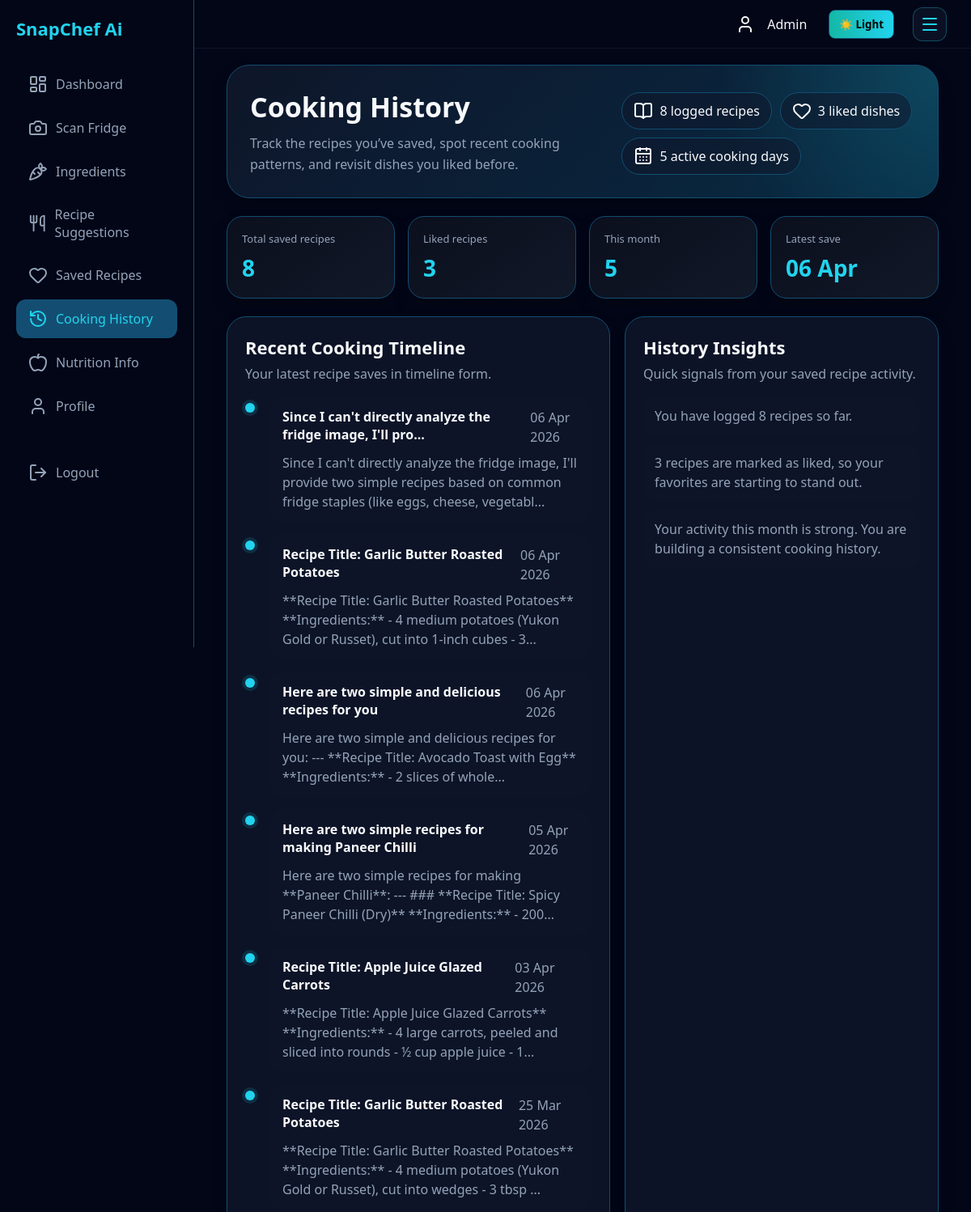
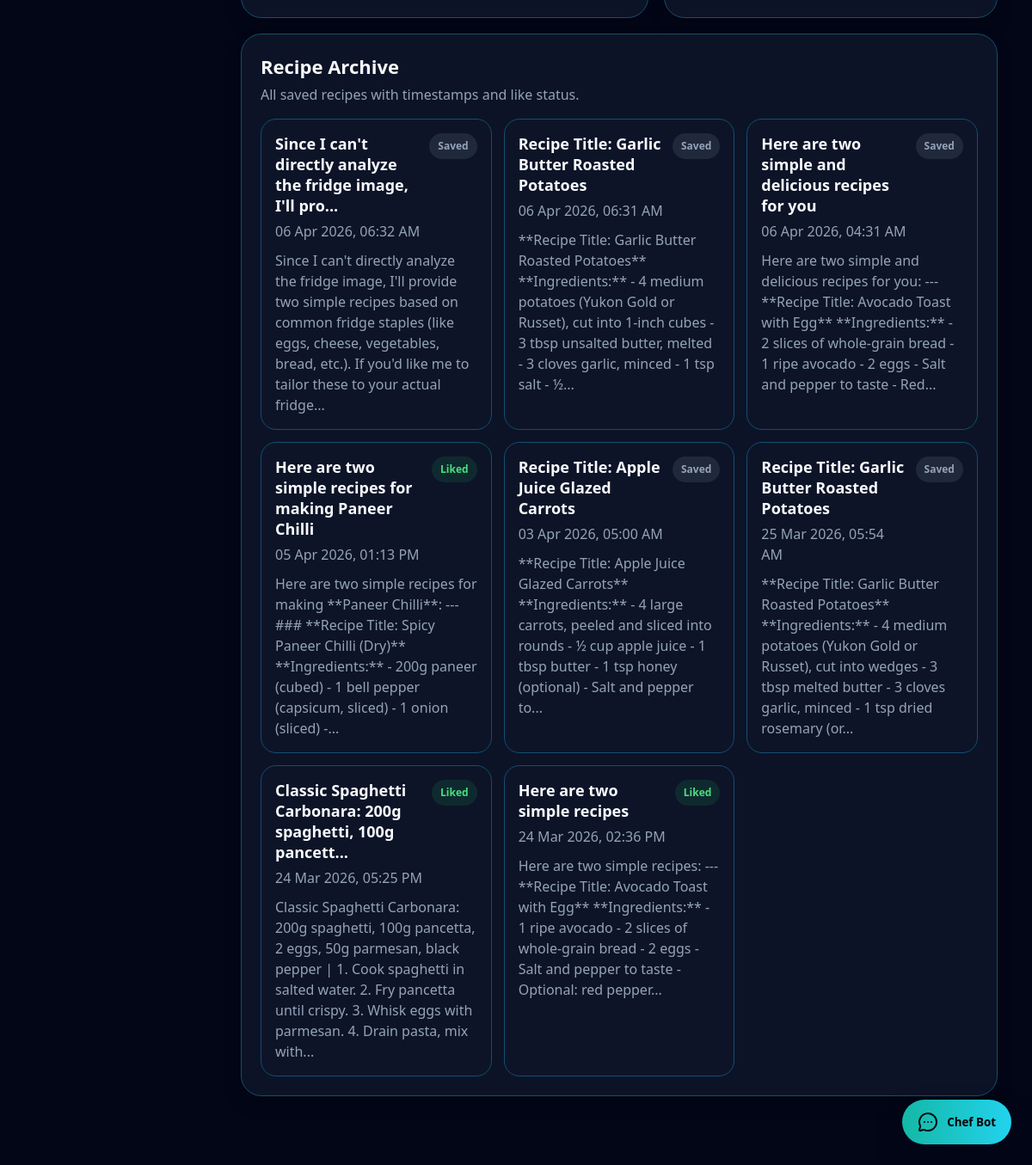
The page /history (signed in) on the database its author committed (2 pictures, top to bottom).
### app.py (models this page shows, shortened)
class SavedRecipe(db.Model):
    id = db.Column(db.Integer, primary_key=True)
    user_id = db.Column(db.Integer, db.ForeignKey("user.id"), nullable=False)
    recipe_text = db.Column(db.Text, nullable=False)
    liked = db.Column(db.Boolean, default=False)
    created_at = db.Column(db.DateTime, default=datetime.utcnow)

### app.py (the view)
@app.route("/history")
def cooking_history():
    if "user" not in session:
        return redirect("/login")
    user_id = session.get("user_id")
    if not user_id:
        user_obj = User.query.filter_by(username=session["user"]).first()
        if not user_obj:
            return redirect("/login")
        user_id = user_obj.id
        session["user_id"] = user_id
    recipes = SavedRecipe.query.filter_by(user_id=user_id).order_by(SavedRecipe.created_at.desc()).all()
    def recipe_title(text):
        if not text:
            return "Untitled Recipe"
        first_line = next((line.strip() for line in text.splitlines() if line.strip()), "")
        clean_line = first_line.replace("**", "").replace("#", "").strip(" -:")
        if len(clean_line) > 60:
            clean_line = clean_line[:57] + "..."
        return clean_line or "Untitled Recipe"
    for recipe in recipes:
        recipe.display_title = recipe_title(recipe.recipe_text)
    timeline = [
        {
            "title": recipe.display_title,
            "date": recipe.created_at.strftime("%d %b %Y"),
            "preview": recipe.recipe_text[:140].replace("\n", " ") + ("..." if len(recipe.recipe_text) > 140 else ""),
        }
        for recipe in recipes[:6]
    ]
    total_recipes = len(recipes)
    liked_recipes = sum(1 for recipe in recipes if recipe.liked)
    active_days = len({recipe.created_at.strftime("%Y-%m-%d") for recipe in recipes})
    this_month = datetime.utcnow().strftime("%Y-%m")
    monthly_recipes = sum(1 for recipe in recipes if recipe.created_at.strftime("%Y-%m") == this_month)
    latest_saved = recipes[0].created_at.strftime("%d %b") if recipes else None
    insight_points = []
    if total_recipes == 0:
        insight_points.append("No cooking activity yet. Start by saving a recipe you want to try.")
    else:
        insight_points.append(f"You have logged {total_recipes} recipe{'s' if total_recipes != 1 else ''} so far.")
        if liked_recipes:
            insight_points.append(f"{liked_recipes} recipe{'s are' if liked_recipes != 1 else ' is'} marked as liked, so your favorites are starting to stand out.")
        else:
            insight_points.append("You have not liked any saved recipes yet. Use likes to track your best dishes.")
        if monthly_recipes >= 3:
            insight_points.append("Your activity this month is strong. You are building a consistent cooking history.")
        else:
            insight_points.append("Save more recipes this month to build a clearer cooking pattern.")
    return render_template(
        "history.html",
        user=session["user"],
        recipes=recipes,
        timeline=timeline,
        total_recipes=total_recipes,
        liked_recipes=liked_recipes,
        active_days=active_days,
        monthly_recipes=monthly_recipes,
        latest_saved=latest_saved,
        insight_points=insight_points,
    )

### app.py (called while the page is built)
@app.before_request
def before_request_schema_check():
    if not hasattr(g, "schema_checked"):
        try:
            ensure_schema()
            g.schema_checked = True
        except OperationalError as e:
            print(f"[ERROR] OperationalError during before_request schema check: {e}")
            db.session.rollback()
            db.drop_all()
            db.create_all()
            g.schema_checked = True

### templates/history.html (shortened to what this page needs)
<!doctype html>
<html>
  <head>
    <link
      rel="stylesheet"
      href="{{ url_for('static', filename='style.css') }}"
    />
  </head>
  <body class="dashboard-body">
    <div class="sidebar">
      <div class="logo">SnapChef Ai</div>
      <a href="/dashboard"><i data-lucide="layout-dashboard"></i> Dashboard</a>
      <a href="/scan"><i data-lucide="camera"></i> Scan Fridge</a>
      <a href="/ingredients"><i data-lucide="carrot"></i> Ingredients</a>
      <a href="/suggestions"
        ><i data-lucide="utensils"></i> Recipe Suggestions</a
      >
      <a href="/saved"><i data-lucide="heart"></i> Saved Recipes</a>
      <a class="active" href="/history"
        ><i data-lucide="history"></i> Cooking History</a
      >
      <a href="/nutrition"><i data-lucide="apple"></i> Nutrition Info</a>
      <a href="/profile"><i data-lucide="user"></i> Profile</a>
      <br />
      <a href="/logout" class="logout"><i data-lucide="log-out"></i> Logout</a>
    </div>
    <div class="topbar">
      <div class="top-right">
        <i data-lucide="user"></i>
        <span>{{ user }}</span>
        <button id="theme-toggle" class="theme-toggle" type="button">
        </button>
        <button
          type="button"
          class="menu-toggle"
          aria-label="Open navigation menu"
          aria-expanded="false"
        >
          <i data-lucide="menu"></i>
        </button>
      </div>
    </div>
    <div class="main history-page-shell">
      <section class="history-hero">
        <div>
          <h1>Cooking History</h1>
          <p>
            Track the recipes you’ve saved, spot recent cooking patterns, and
            revisit dishes you liked before.
          </p>
        </div>
        <div class="history-pill-row">
          <span class="history-pill"
            ><i data-lucide="book-open"></i> {{ total_recipes }} logged
            recipes</span
          >
          <span class="history-pill"
            ><i data-lucide="heart"></i> {{ liked_recipes }} liked dishes</span
          >
          <span class="history-pill"
            ><i data-lucide="calendar-days"></i> {{ active_days }} active
            cooking days</span
          >
        </div>
      </section>
      <section class="history-stats-grid">
        <article class="history-stat-card">
          <span>Total saved recipes</span>
          <strong>{{ total_recipes }}</strong>
        </article>
        <article class="history-stat-card">
          <span>Liked recipes</span>
          <strong>{{ liked_recipes }}</strong>
        </article>
        <article class="history-stat-card">
          <span>This month</span>
          <strong>{{ monthly_recipes }}</strong>
        </article>
        <article class="history-stat-card">
          <span>Latest save</span>
          <strong>{{ latest_saved or "No activity" }}</strong>
        </article>
      </section>
      <section class="history-grid">
        <article class="history-card">
          <div class="history-card-header">
            <div>
              <h2>Recent Cooking Timeline</h2>
              <p>Your latest recipe saves in timeline form.</p>
            </div>
          </div>
          {% if timeline %}
          <div class="history-timeline">
            {% for entry in timeline %}
            <div class="timeline-item">
              <div class="timeline-dot"></div>
              <div class="timeline-content">
                <div class="timeline-head">
                  <strong>{{ entry.title }}</strong>
                  <span>{{ entry.date }}</span>
                </div>
                <p>{{ entry.preview }}</p>
              </div>
            </div>
            {% endfor %}
          </div>
          {% else %}
          <div class="empty-state">
            No cooking history yet. Save recipes from Scan Fridge or Suggestions
            to build your timeline.
          </div>
          {% endif %}
        </article>
        <article class="history-card">
          <div class="history-card-header">
            <div>
              <h2>History Insights</h2>
              <p>Quick signals from your saved recipe activity.</p>
            </div>
          </div>
          <div class="history-insight-list">
            {% for point in insight_points %}
            <div class="history-insight-item">{{ point }}</div>
            {% endfor %}
          </div>
        </article>
        <article class="history-card" style="grid-column: 1 / -1">
          <div class="history-card-header">
            <div>
              <h2>Recipe Archive</h2>
              <p>All saved recipes with timestamps and like status.</p>
            </div>
          </div>
          {% if recipes %}
          <div class="history-archive-grid">
            {% for recipe in recipes %}
            <div class="history-recipe-card">
              <div class="history-recipe-top">
                <div>
                  <h3>{{ recipe.display_title }}</h3>
                  <span
                    >{{ recipe.created_at.strftime('%d %b %Y, %I:%M %p')
                    }}</span
                  >
                </div>
                <span
                  class="history-tag {{ 'is-liked' if recipe.liked else '' }}"
                >
                  {{ 'Liked' if recipe.liked else 'Saved' }}
                </span>
              </div>
              <p>{{ recipe.recipe_text | truncate(220) }}</p>
            </div>
            {% endfor %}
          </div>
          {% else %}
          <div class="empty-state">No saved recipes found yet.</div>
          {% endif %}
        </article>
      </section>
    </div>
    {% include "_chatbot.html" %}
  </body>
</html>

### rows shown on the page
SavedRecipe: display_title "Since I can't directly analyze the fridge image, I'll pro...", created_at "06 Apr 2026, 06:32 AM", liked "Saved", recipe_text "Since I can't directly analyze the fridge image, I'll provide two simple recipes based on common fridge staples (like eggs, cheese, vegetables, bread, etc.). If you'd like me to tailor these to your actual fridge..."
SavedRecipe: display_title "Recipe Title: Garlic Butter Roasted Potatoes", created_at "06 Apr 2026, 06:31 AM", liked "Saved", recipe_text "**Recipe Title: Garlic Butter Roasted Potatoes** **Ingredients:** - 4 medium potatoes (Yukon Gold or Russet), cut into 1-inch cubes - 3 tbsp unsalted butter, melted - 3 cloves garlic, minced - 1 tsp salt - ½..."
SavedRecipe: display_title "Here are two simple and delicious recipes for you", created_at "06 Apr 2026, 04:31 AM", liked "Saved", recipe_text "Here are two simple and delicious recipes for you: --- **Recipe Title: Avocado Toast with Egg** **Ingredients:** - 2 slices of whole-grain bread - 1 ripe avocado - 2 eggs - Salt and pepper to taste - Red..."
SavedRecipe: display_title "Here are two simple recipes for making Paneer Chilli", created_at "05 Apr 2026, 01:13 PM", liked "Liked", recipe_text "Here are two simple recipes for making **Paneer Chilli**: --- ### **Recipe Title: Spicy Paneer Chilli (Dry)** **Ingredients:** - 200g paneer (cubed) - 1 bell pepper (capsicum, sliced) - 1 onion (sliced) -..."
SavedRecipe: display_title "Recipe Title: Apple Juice Glazed Carrots", created_at "03 Apr 2026, 05:00 AM", liked "Saved", recipe_text "**Recipe Title: Apple Juice Glazed Carrots** **Ingredients:** - 4 large carrots, peeled and sliced into rounds - ½ cup apple juice - 1 tbsp butter - 1 tsp honey (optional) - Salt and pepper to..."
SavedRecipe: display_title "Recipe Title: Garlic Butter Roasted Potatoes", created_at "25 Mar 2026, 05:54 AM", liked "Saved", recipe_text "**Recipe Title: Garlic Butter Roasted Potatoes** **Ingredients:** - 4 medium potatoes (Yukon Gold or Russet), cut into wedges - 3 tbsp melted butter - 3 cloves garlic, minced - 1 tsp dried rosemary (or..."
SavedRecipe: display_title "Classic Spaghetti Carbonara: 200g spaghetti, 100g pancett...", created_at "24 Mar 2026, 05:25 PM", liked "Liked", recipe_text "Classic Spaghetti Carbonara: 200g spaghetti, 100g pancetta, 2 eggs, 50g parmesan, black pepper | 1. Cook spaghetti in salted water. 2. Fry pancetta until crispy. 3. Whisk eggs with parmesan. 4. Drain pasta, mix with..."
SavedRecipe: display_title "Here are two simple recipes", created_at "24 Mar 2026, 02:36 PM", liked "Liked", recipe_text "Here are two simple recipes: --- **Recipe Title: Avocado Toast with Egg** **Ingredients:** - 1 ripe avocado - 2 slices of whole-grain bread - 2 eggs - Salt and pepper to taste - Optional: red pepper..."

### other values the page prints
{{ user }} "Admin"
{{ total_recipes }} "8"
{{ liked_recipes }} "3"
{{ active_days }} "5"
{{ monthly_recipes }} "5"
{{ latest_saved or "No activity" }} "06 Apr"
{{ entry.title }} "Since I can't directly analyze the fridge image, I'll pro..." "Recipe Title: Garlic Butter Roasted Potatoes" "Here are two simple and delicious recipes for you" "Here are two simple recipes for making Paneer Chilli" "Recipe Title: Apple Juice Glazed Carrots" "Recipe Title: Garlic Butter Roasted Potatoes"
{{ entry.date }} "06 Apr 2026" "06 Apr 2026" "06 Apr 2026" "05 Apr 2026" "03 Apr 2026" "25 Mar 2026"
{{ entry.preview }} "Since I can't directly analyze the fridge image, I'll provide two simple recipes based on common fridge staples (like eggs, cheese, vegetabl..." "**Recipe Title: Garlic Butter Roasted Potatoes** **Ingredients:** - 4 medium potatoes (Yukon Gold or Russet), cut into 1-inch cubes - 3..." "Here are two simple and delicious recipes for you: --- **Recipe Title: Avocado Toast with Egg** **Ingredients:** - 2 slices of whole..." "Here are two simple recipes for making **Paneer Chilli**: --- ### **Recipe Title: Spicy Paneer Chilli (Dry)** **Ingredients:** - 200..." "**Recipe Title: Apple Juice Glazed Carrots** **Ingredients:** - 4 large carrots, peeled and sliced into rounds - ½ cup apple juice - 1..." "**Recipe Title: Garlic Butter Roasted Potatoes** **Ingredients:** - 4 medium potatoes (Yukon Gold or Russet), cut into wedges - 3 tbsp ..."
{{ point }} "You have logged 8 recipes so far." "3 recipes are marked as liked, so your favorites are starting to stand out." "Your activity this month is strong. You are building a consistent cooking history."
